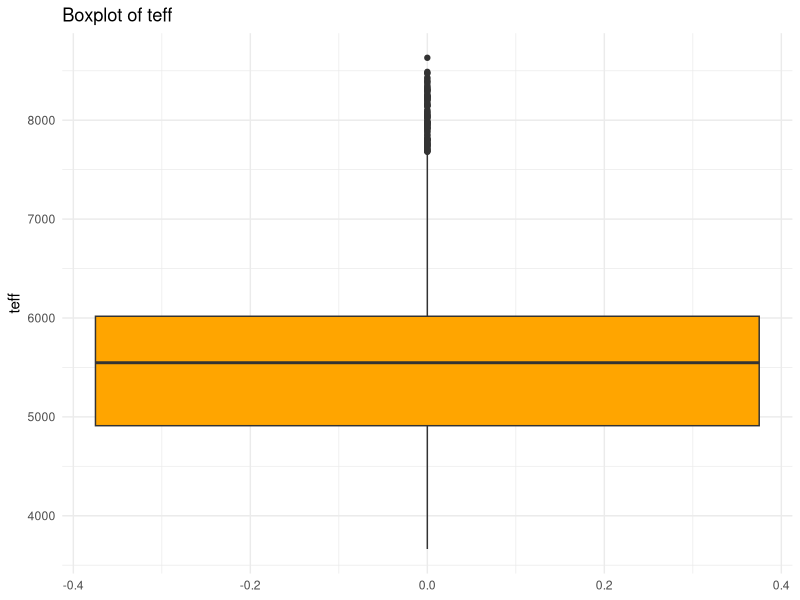
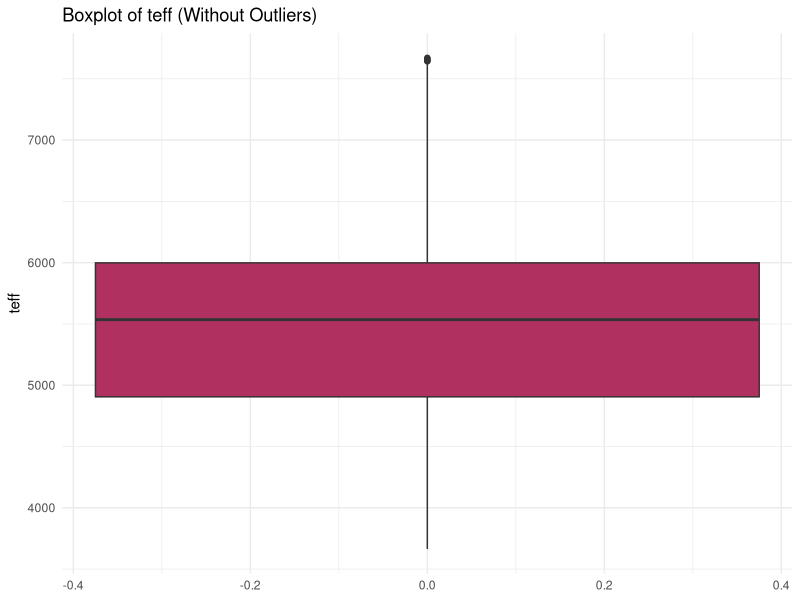
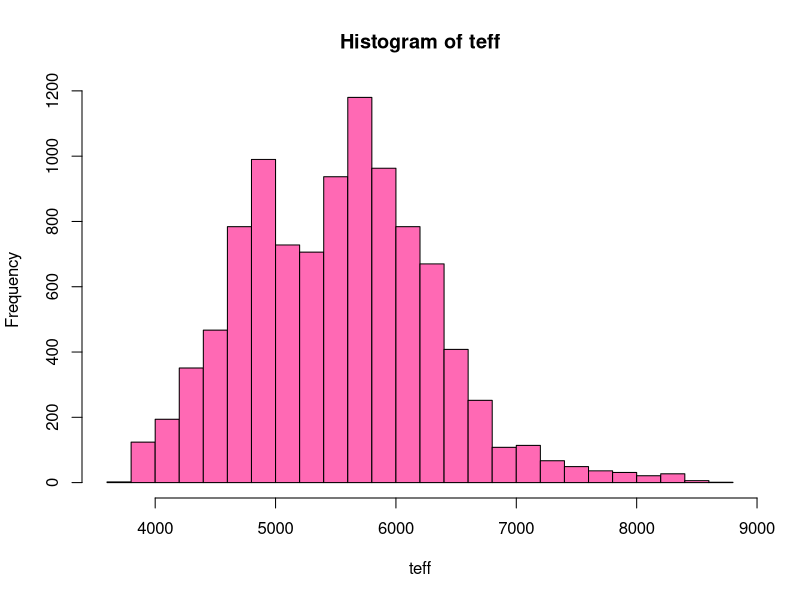
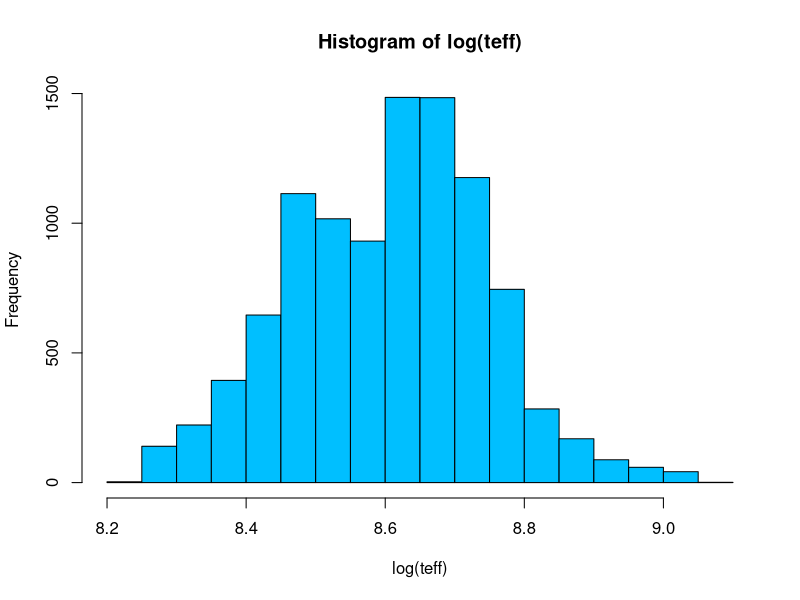
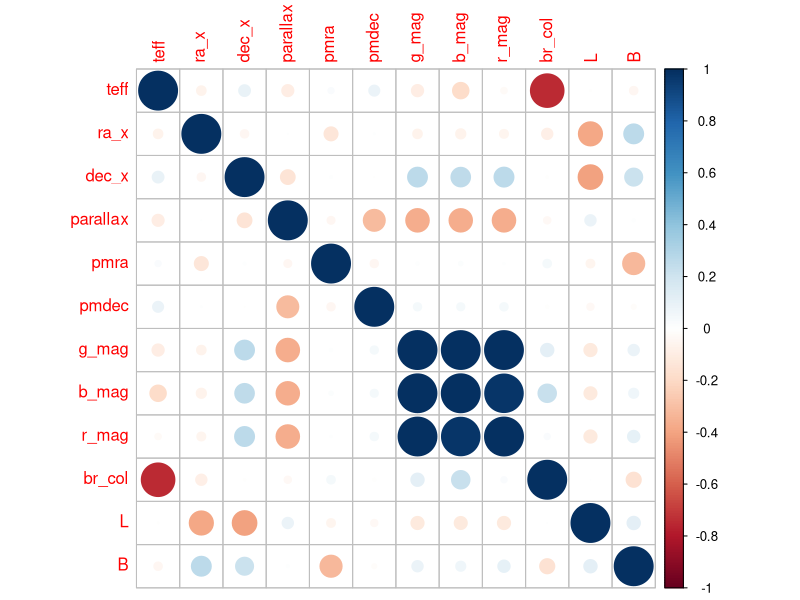
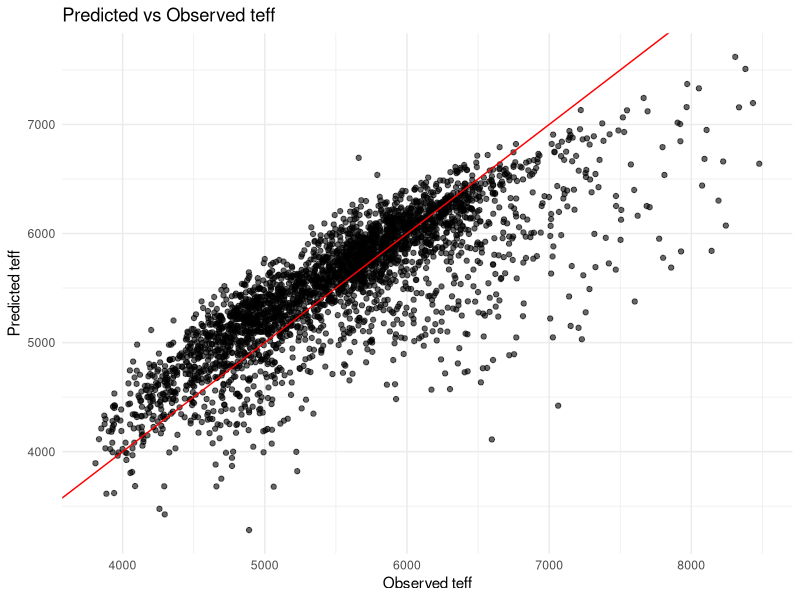
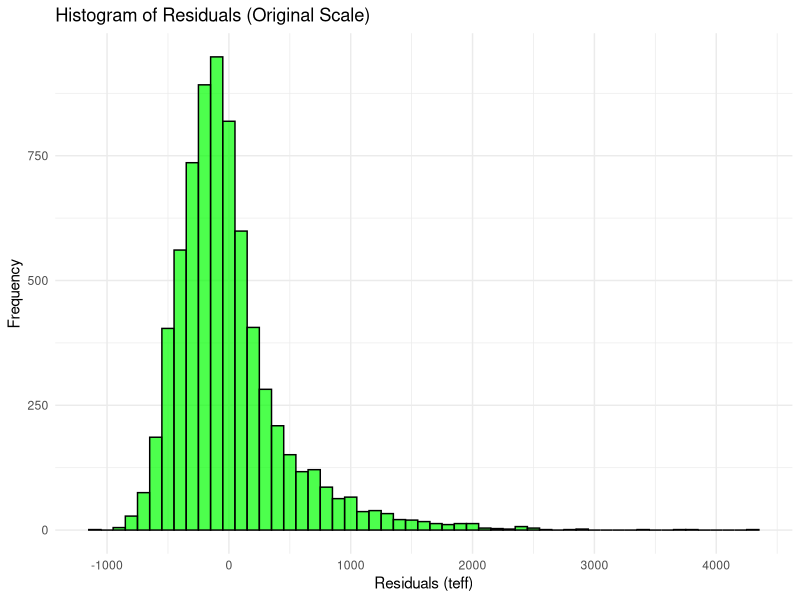
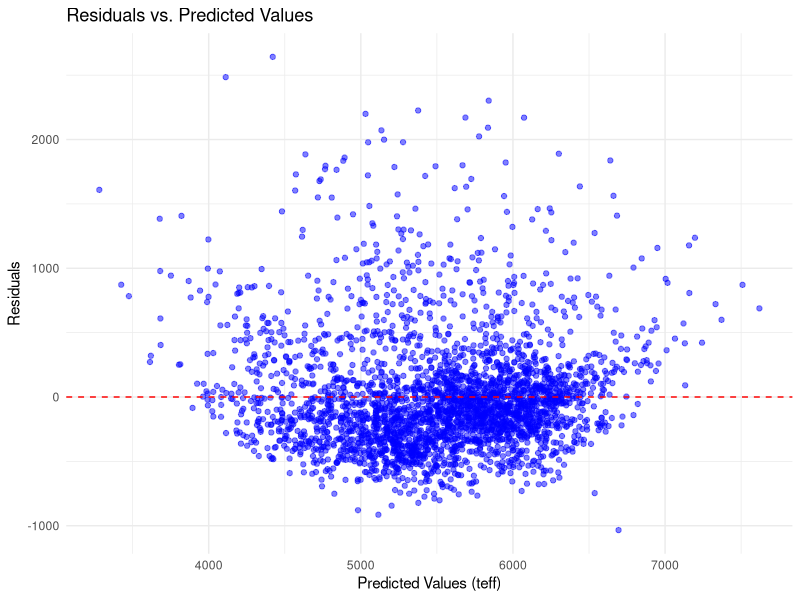

The R source for these figures, in order:
## ---- chunk 1
suppressPackageStartupMessages(library(tidyverse))  # For data manipulation
suppressPackageStartupMessages(library(corrplot))   # For correlation plots
suppressPackageStartupMessages(library(car))        # For variance inflation factor (VIF) analysis
suppressPackageStartupMessages(library(leaps))      # For best subset selection
suppressPackageStartupMessages(library(glmnet))     # For Ridge and LASSO models
suppressPackageStartupMessages(library(caret))      # For data partitioning and cross-validation
## ---- chunk 2
star_data <- read.csv("stellar_temperature.csv")

str(star_data)
summary(star_data)
colSums(is.na(star_data)) # no 'na' values
## ---- chunk 3
# Visualize outliers in the target variable using a boxplot
ggplot(star_data, aes(y = teff)) +
  geom_boxplot(fill = "orange") +
  labs(title = "Boxplot of teff") +
  theme_minimal()

# Calculate Q1 (25th percentile) and Q3 (75th percentile)
Q1 <- quantile(star_data$teff, 0.25)
Q3 <- quantile(star_data$teff, 0.75)

# Calculate the IQR
IQR_value <- IQR(star_data$teff)

# Define bounds for identifying outliers
lower_bound <- Q1 - 1.5 * IQR_value
upper_bound <- Q3 + 1.5 * IQR_value

# Create a new dataset without outliers
star_data_no_outliers <- star_data[star_data$teff >= lower_bound & star_data$teff <= upper_bound, ]

# Visualize the boxplot of teff without outliers
ggplot(star_data_no_outliers, aes(y = teff)) +
  geom_boxplot(fill = "maroon") +
  labs(title = "Boxplot of teff (Without Outliers)") +
  theme_minimal()

# Histogram for teff
hist(star_data$teff, main = "Histogram of teff", xlab = "teff", breaks = 20, col = "hotpink", border = "black")

# Apply a log transformation to teff for normalization
log_teff <- log(star_data$teff)

# Histogram for log(teff)
hist(log_teff, main = "Histogram of log(teff)", xlab = "log(teff)", breaks = 20, col = "deepskyblue", border = "black")

# Generate a correlation plot to visualize relationships between variables
cor_matrix <- cor(star_data) # Calculate correlation matrix
corrplot(cor_matrix, method = "circle") # Display correlation plot
## ---- chunk 4
# Set a random seed for reproducibility of results
set.seed(123) 

# Create a random sample of row indices for the training set
# The sample size is 70% of the total number of rows in  star_data
train_index <- sample(seq_len(nrow(star_data)), size = 0.7 * nrow(star_data))

# Create the training data set using the sampled indices
train_data <- star_data[train_index, ]

# Create the test data set by excluding the training indices from the star_data (30%)
test_data <- star_data[-train_index, ]

# Print the size of the training set
cat("Training set size:", nrow(train_data), "\n")

# Print the size of the test set
cat("Test set size:", nrow(test_data), "\n")
## ---- chunk 5
# Fit linear regression model using teff as the response variable
lm_model <- lm(teff ~ . - teff, data = train_data)  # Exclude teff from predictors

# Display model summary
summary(lm_model)

# Generate predictions for both training and test sets
train_preds <- predict(lm_model, newdata = train_data)  # Predictions on training data
test_preds <- predict(lm_model, newdata = test_data)    # Predictions on test data

# Calculate MSE and RMSE for the test set using original teff
mse <- mean((test_data$teff - test_preds)^2)  # Mean Squared Error
rmse <- sqrt(mse)  # Root Mean Squared Error

# Print MSE and RMSE values
print(paste("MSE for the test set:", mse))
print(paste("RMSE for the test set:", rmse))

# Create a data frame for ggplot
prediction_data <- data.frame(
  Observed = test_data$teff,
  Predicted = test_preds
)

# Plot Predicted vs Observed values using ggplot
ggplot(prediction_data, aes(x = Observed, y = Predicted)) +
  geom_point(alpha = 0.6) +  # Add points with some transparency
  geom_abline(slope = 1, intercept = 0, color = "red", linetype = "solid") +  # Diagonal line for perfect prediction
  labs(title = "Predicted vs Observed teff",
       x = "Observed teff",
       y = "Predicted teff") +
  theme_minimal()
## ---- chunk 6
# Generate predictions on the training data
preds <- predict(lm_model, newdata = train_data)  # Predictions from the linear model

# Calculate residuals in the original scale
original_residuals <- train_data$teff - preds

# Ensure residuals are in a data frame
residuals_df <- data.frame(original_residuals)

# Plotting the histogram of residuals in original scale
ggplot(data = residuals_df, aes(x = original_residuals)) +
  geom_histogram(binwidth = 100, fill = "green", color = "black", alpha = 0.7) +
  labs(title = "Histogram of Residuals (Original Scale)",
       x = "Residuals (teff)",
       y = "Frequency") +
  theme_minimal()

# Calculate the residuals for normality test
# Perform the K-S test on the original residuals
ks_test_original <- ks.test(original_residuals, "pnorm", mean = mean(original_residuals), sd = sd(original_residuals))
print(ks_test_original)

# Interpret the p-value
if (ks_test_original$p.value < 0.05) {
  print("Reject the null hypothesis: Residuals are not normally distributed.")
} else {
  print("Fail to reject the null hypothesis: Residuals appear to be normally distributed.")
}
## ---- chunk 7
# Generate predictions for the test set
predicted_values <- predict(lm_model, test_data)

# Calculate residuals
residuals <- test_data$teff - predicted_values

# Create a data frame for plotting
residuals_df <- data.frame(predicted = predicted_values, residuals = residuals)

# Plot residuals versus predicted values
ggplot(data = residuals_df, aes(x = predicted, y = residuals)) +
  geom_point(color = "blue", alpha = 0.5) +
  labs(title = "Residuals vs. Predicted Values",
       x = "Predicted Values (teff)",
       y = "Residuals") +
  theme_minimal() +
  geom_hline(yintercept = 0, linetype = "dashed", color = "red")  # Add horizontal line at y = 0
## ---- chunk 8
# Check for aliased coefficients in the initial model
alias_info <- alias(lm_model)  # Assuming lm_model is already defined with teff as response
print(alias_info)

# Inspect the correlation matrix, excluding 'teff'
cor_matrix <- cor(train_data[, -which(names(train_data) == "teff")])  # Only exclude teff
print(cor_matrix)

# Identify highly correlated pairs (greater than 0.75 but not equal to 1)
high_cor <- which(abs(cor_matrix) > 0.75 & abs(cor_matrix) < 1, arr.ind = TRUE)
print(high_cor)

# Remove a highly correlated variable (e.g., 'b_mag')
train_data_reduced <- train_data[, !names(train_data) %in% c("b_mag")]

# Fit the linear model again with the reduced dataset
lm_model_reduced <- lm(teff ~ ., data = train_data_reduced)

# Check for aliased coefficients again in the reduced model
alias_info_reduced <- alias(lm_model_reduced)
print(alias_info_reduced)

# Check VIF for the reduced model
vif_values <- vif(lm_model_reduced)
print("VIF values:")
print(vif_values)
## ---- chunk 9
# Perform best subset selection for potential model improvements
best_subset <- regsubsets(teff ~ ., data = train_data, nvmax = 5)
subset_summary <- summary(best_subset)
print(subset_summary)
## ---- chunk 10
# Fit the best model
best_model_formula <- teff ~ B + br_col + r_mag + pmra + parallax
best_model <- lm(best_model_formula, data = train_data)

# Make predictions on the test data
bss_predictions <- predict(best_model, newdata = test_data)

# Calculate MSE
bss_mse <- mean((test_data$teff - bss_predictions)^2)
print(paste("MSE for the best subset model:", bss_mse))

# Calculate R^2 for the best model
bss_r2 <- summary(best_model)$r.squared
print(paste("R^2 for the best subset model:", bss_r2))

# Fit the full model for comparison
full_model <- lm(teff ~ ., data = train_data)  # This includes all predictors
full_predictions <- predict(full_model, newdata = test_data)

# Calculate MSE for the full model
full_mse <- mean((test_data$teff - full_predictions)^2)
print(paste("MSE for the full model:", full_mse))

# Calculate R^2 for the full model
full_r2 <- summary(full_model)$r.squared
print(paste("R^2 for the full model:", full_r2))
## ---- chunk 11
# Conduct PCA on predictors, excluding 'teff'
pca_data_for_analysis <- train_data %>% select(-teff) %>% 
  select_if(is.numeric)  # Ensure we only use numeric columns

# Check the structure of the data being passed to PCA
print("Structure of PCA data:")
print(str(pca_data_for_analysis))

# Scale the training data
training_means <- colMeans(pca_data_for_analysis)
training_sds <- apply(pca_data_for_analysis, 2, sd)

pca_data_scaled <- scale(pca_data_for_analysis, center = training_means, scale = training_sds)

# Conduct PCA
pca_result <- prcomp(pca_data_scaled, scale. = FALSE)  # No need to scale again

# Check PCA results
summary(pca_result)

# Extract important variables from PC1 and PC2 loadings
loadings <- abs(pca_result$rotation[, 1:2])
important_vars <- rownames(loadings)[apply(loadings, 1, max) > 0.5]  # Threshold for selection

# Create a data frame for plotting
pca_data <- data.frame(PC1 = pca_result$x[, 1], PC2 = pca_result$x[, 2])

# Create the PCA biplot
pca_plot <- ggplot() +
  geom_point(data = pca_data, aes(x = PC1, y = PC2), size = 2, alpha = 0.5, color = 'deepskyblue') +  # Increase point size and transparency
  geom_text(data = pca_result$rotation[important_vars, ], 
            aes(x = PC1, y = PC2, label = rownames(pca_result$rotation[important_vars, ])), 
            color = "black", size = 4, nudge_y = 0.02) +  # Nudge labels slightly to avoid overlap
  geom_segment(data = pca_result$rotation[important_vars, ], 
               aes(x = 0, y = 0, xend = PC1 * 2, yend = PC2 * 2),  # Scale arrows for visibility
               arrow = arrow(length = unit(0.2, "inches")), 
               color = "red") +  # Add arrows for loadings
  xlim(-10, 10) + ylim(-7.5, 7.5) +
  ggtitle("PCA Biplot (Top Influential Variables)") +
  theme_minimal() +  # Use a minimal theme for better aesthetics
  theme(plot.title = element_text(hjust = 0.5))  # Center the title

# Print the plot to ensure it appears in the output
print(pca_plot)

# Save the plot with specified dimensions
ggsave("pca_biplot.png", plot = pca_plot, width = 10, height = 10)
## ---- chunk 12
# No. of PCs to keep
explained_variance <- summary(pca_result)$importance[2, ]
cumulative_variance <- cumsum(explained_variance)

# Plot cumulative variance explained
plot(cumulative_variance, xlab = "Number of Principal Components", 
     ylab = "Cumulative Variance Explained", type = "b", main = "Cumulative Variance Explained by PCs")
abline(h = 0.9, col = "red", lty = 2)  # Add a line for 90% threshold

# Number of PCs to keep (that explain 90% of cumulative variance)
n_pcs_to_keep <- which(cumulative_variance >= 0.9)[1]

# Create a new data frame with the selected PCs for training
pca_train_data <- data.frame(pca_result$x[, 1:n_pcs_to_keep])
pca_train_data$teff <- train_data$teff  # Add the target variable back

# Run linear regression on the selected PCs
pc_model <- lm(teff ~ ., data = pca_train_data)

# Prepare test data
# Scale the test predictors manually using the same means and standard deviations
test_predictors <- test_data %>% select(-teff) %>% select_if(is.numeric)

# Ensure the test predictors have the same number of columns as training predictors
print("Dimensions of test predictors:")
print(dim(test_predictors))

# Manually scale the test data using training means and standard deviations
test_predictors_scaled <- scale(test_predictors, center = training_means, scale = training_sds)

# Apply PCA transformation to the test set
pca_test_data <- data.frame(predict(pca_result, newdata = test_predictors_scaled)[, 1:n_pcs_to_keep])

# Add the response variable back for evaluation
pca_test_data$teff <- test_data$teff

# Make predictions
pca_predictions <- predict(pc_model, newdata = pca_test_data)

# Calculate MSE for the PCA model
pca_mse <- mean((pca_test_data$teff - pca_predictions)^2)
print(paste("MSE for the PCA model:", pca_mse))

# Calculate MSE for the full model for comparison
full_model <- lm(teff ~ ., data = train_data)
full_predictions <- predict(full_model, newdata = test_data)
full_mse <- mean((test_data$teff - full_predictions)^2)
print(paste("MSE for the full model:", full_mse))

# Assuming bss_mse is defined from earlier
print(paste("MSE for the best subset model:", bss_mse))
## ---- chunk 13
# Assuming pca_result is the result from the prcomp() function
# Extract loadings
loadings <- as.data.frame(pca_result$rotation)

# Add variable names
loadings$Variable <- rownames(loadings)

# Melt the data for ggplot2
loadings_long <- loadings %>% 
  pivot_longer(-Variable, names_to = "Principal_Component", values_to = "Loading")

# Calculate the explained variance for plotting
explained_variance <- summary(pca_result)$importance[2, ]
cumulative_variance <- cumsum(explained_variance)

# Create a data frame with variable names and their explained variance
loadings_long$Variance_Explained <- rep(explained_variance, each = nrow(loadings))

# Plotting variable loadings with variance influence
p <- ggplot(loadings_long, aes(x = Variable, y = Loading, fill = Principal_Component)) +
  geom_bar(stat = "identity", position = "dodge") +
  geom_hline(yintercept = 0, color = "black", linetype = "dashed") +
  labs(title = "Variable Loadings from PCA",
       x = "Variables",
       y = "Loadings") +
  theme_minimal() +
  theme(axis.text.x = element_text(angle = 45, hjust = 1)) +
  scale_fill_brewer(palette = "Set3") +  # Use Set3 for more colors
  geom_text(aes(label = round(Loading, 2)), position = position_dodge(width = 0.9), vjust = -0.5)

# Print the plot
print(p)

# Save the plot
ggsave("pca_variable_loadings.png", plot = p, width = 10, height = 6)
